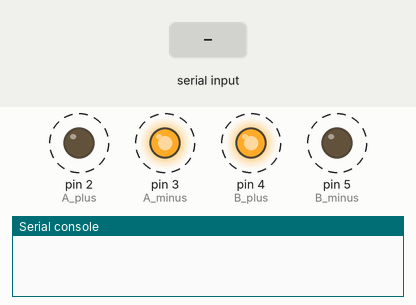
Simulated run of this program. Board: MicroPython board. Parts: output pins drawn as LEDs (lit = HIGH), the last lines printed to the serial console. Dashed ring = blinking. The test bench sets the inputs (shaded band).

Above: at 1.27 s.
1.3 s: "r\n" received over the second serial link
4.3 s: "o\n" received over the second serial link
At 4.3 s:
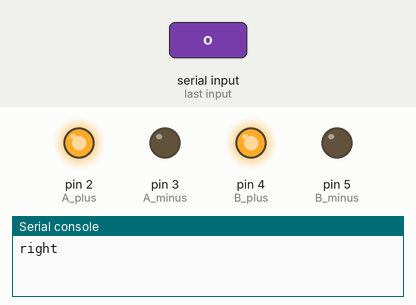
Timing chart, 0 to 7.3 s (numbered marks = the images above; inputs shaded):
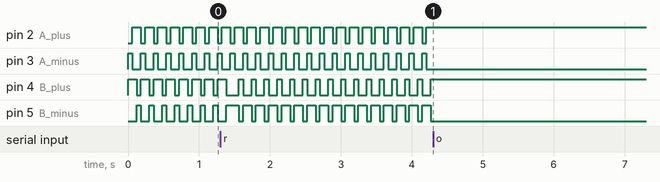

The program:

silnik_mp.py
```python
from machine import Pin, UART
import time
import sys

controlTab1 = [0, 1, 1, 0]
controlTab2 = [1, 1, 0, 0]
controlTab3 = [1, 0, 0, 1]
controlTab4 = [0, 0, 1, 1]


class Engine:
    def __init__(self):
        self.initPins()
        self.direction = 1
        self.speed = 0.06
        self.on = 1

    def initPins(self):
        self.A_plus = Pin(2, Pin.OUT)
        self.A_minus = Pin(3, Pin.OUT)
        self.B_plus = Pin(4, Pin.OUT)
        self.B_minus = Pin(5, Pin.OUT)

    def rotate(self):
        if self.on:
            for i in range(0, 3):
                if self.direction:
                    self.A_plus.value(controlTab1[i])
                    self.B_plus.value(controlTab2[i])
                    self.A_minus.value(controlTab3[i])
                    self.B_minus.value(controlTab4[i])
                else:
                    self.A_plus.value(controlTab1[i])
                    self.B_plus.value(controlTab4[i])
                    self.A_minus.value(controlTab3[i])
                    self.B_minus.value(controlTab2[i])
                time.sleep(self.speed)
    def changeSpeed(self, op):
        self.speed = op * 0.015
        print('speedMod')

    def changeDirection(self, op):
        if op:
            self.direction = 1
            print('left')
        else:
            self.direction = 0
            print('right')
    def startStop(self):
        if self.on:
            self.on = 0
            print('stop')
        else:
            self.on = 1
            print('start')


silnik = Engine()

def uartActions(option):
    if option == b's':
        value = int(uart.read(1))
        silnik.changeSpeed(value)
    if option == b'o':
        silnik.startStop()
    if option == b'l':
        silnik.changeDirection(1)
    if option == b'r':
        silnik.changeDirection(0)


uart = UART(0, baudrate=9600, tx=Pin(0), rx=Pin(1))
try:
    while 1:
        silnik.rotate()
        if uart.any():
            uartActions(uart.read(1))
            uart.write('%d,%1.2f\n'%(silnik.direction,silnik.speed))


except KeyboardInterrupt:
    sys.exit()
```

Measured:
- after the input at 4.3 s, pin 2 (A_plus), pin 4 (B_plus): stops changing and stays HIGH; pin 3 (A_minus), pin 5 (B_minus): stops changing and stays LOW
- by itself, pin 2 (A_plus), pin 5 (B_minus): alternates HIGH for 0.12 s and LOW for 0.06 s
- by itself, pin 3 (A_minus), pin 4 (B_plus): alternates HIGH for 0.06 s and LOW for 0.12 s
